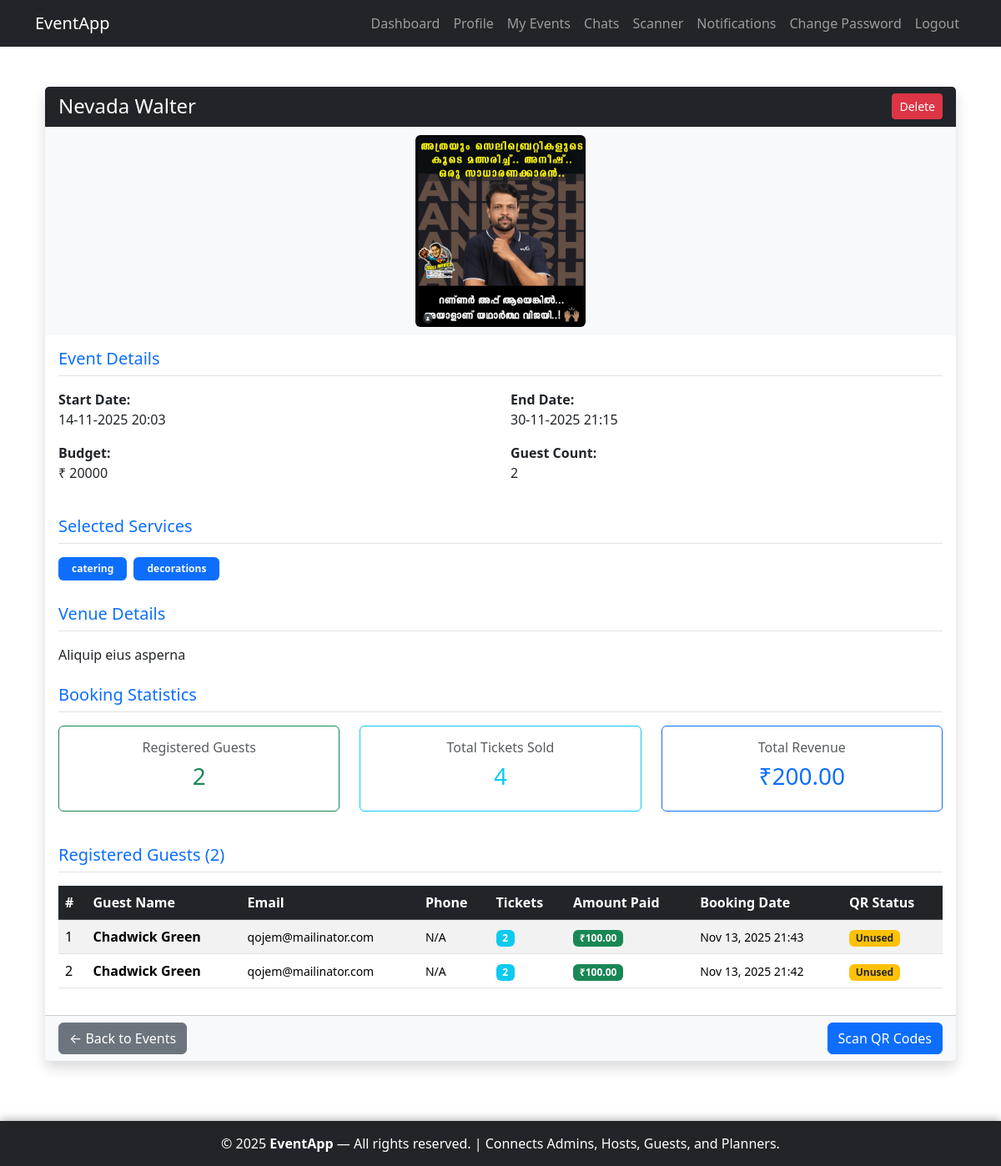
Page /host/events/5/ (signed in) on the committed database.
### host/models.py (models this page shows, shortened)
class Event(models.Model):
    NEEDS_CHOICES = [
        ('catering', 'Catering'),
        ('decorations', 'Decorations'),
        ('photography', 'Photography'),
        ('music', 'Music/DJ'),
        ('venue', 'Venue Setup'),
        ('other', 'Other'),
    ]
    host = models.ForeignKey(settings.AUTH_USER_MODEL, on_delete=models.CASCADE, related_name='events')
    name = models.CharField(max_length=255)
    start_date = models.DateTimeField()
    end_date = models.DateTimeField()
    budget = models.DecimalField(max_digits=10, decimal_places=2)
    guest_count = models.PositiveIntegerField()
    needs = models.CharField(max_length=255, blank=True)
    banner = models.ImageField(upload_to='events/', blank=True, null=True)
    venue_details = models.TextField(blank=True)
    created_at = models.DateTimeField(auto_now_add=True)
    updated_at = models.DateTimeField(auto_now=True)
    class Meta:
        ordering = ['-created_at']

### guest/models.py (models this page shows, shortened)
class Booking(models.Model):
    STATUS_CHOICES = [
        ('confirmed', 'Confirmed'),
        ('cancelled', 'Cancelled'),
    ]
    guest = models.ForeignKey(
        settings.AUTH_USER_MODEL,
        on_delete=models.CASCADE,
        related_name='bookings'
    )
    event = models.ForeignKey(
        'host.Event',
        on_delete=models.CASCADE,
        related_name='bookings'
    )
    booking_id = models.UUIDField(default=uuid.uuid4, editable=False, unique=True)
    ticket_quantity = models.PositiveIntegerField(default=1)
    total_amount = models.DecimalField(max_digits=10, decimal_places=2)
    status = models.CharField(max_length=10, choices=STATUS_CHOICES, default='pending')
    qrcode = models.ImageField(upload_to='qrcodes/', blank=True, null=True)
    created_at = models.DateTimeField(auto_now_add=True)
    is_used = models.BooleanField(default=False)
    scanned_at = models.DateTimeField(null=True, blank=True)
    class Meta:
        ordering = ['-created_at']

### accounts/models.py (models this page shows, shortened)
class CustomUser(AbstractUser):
    ROLE_CHOICES = [
        ('planner', 'Planner'),
        ('guest', 'Guest'),
        ('host', 'Host'),
    ]
    role = models.CharField(
        max_length=10, choices=ROLE_CHOICES, blank=True, null=True,
        help_text="User role (None for superusers/admins)"
    )
    full_name = models.CharField(max_length=255, blank=True)
    email = models.EmailField(unique=True, blank=False)  # Enforced required in forms
    mobile_number = models.CharField(max_length=10, blank=True)
    address = models.TextField(blank=True)
    profile_picture = models.ImageField(upload_to='profiles/', blank=True, null=True)
    is_approved = models.BooleanField(default=False, help_text="For planners/guests only")

### host/views.py (the view)
# urls.py: path('events/<int:pk>/', views.EventDetailView.as_view(), name='event_detail'),
class EventDetailView(LoginRequiredMixin, HostRequiredMixin, DetailView):
    model = Event
    template_name = 'host/event_details.html'
    def get_queryset(self):
        return Event.objects.filter(host=self.request.user)
    def get_context_data(self, **kwargs):
        context = super().get_context_data(**kwargs)
        needs = self.object.needs
        context["needs_list"] = needs.split(",") if needs else []
        bookings = Booking.objects.filter(
            event=self.object,
            status='confirmed'
        ).select_related('guest').order_by('-created_at')
        context['bookings'] = bookings
        context['total_registered'] = bookings.count()
        context['total_tickets_sold'] = sum(booking.ticket_quantity for booking in bookings)
        context['total_revenue'] = sum(booking.total_amount for booking in bookings)
        return context

### host/views.py (called while the page is built)
    def test_func(self):
        return self.request.user.is_authenticated and self.request.user.role == 'host'

### host/templates/host/event_details.html (shortened to what this page needs)
{% extends 'accounts/base.html' %}
{% load static %}
{% block content %}
<div class="container mt-4 mb-5">
    <div class="card shadow border-0">
        <div class="card-header bg-dark text-white d-flex justify-content-between align-items-center">
            <h4 class="mb-0">{{ object.name }}</h4>
            <div>
                <a href="{% url 'host:event_delete' object.id %}"
                   class="btn btn-sm btn-danger"
                   onclick="return confirm('Are you sure you want to delete this event?');">
                    Delete
                </a>
            </div>
        </div>
        {% if object.banner %}
            <div class="d-flex justify-content-center align-items-center bg-light" style="height:250px; overflow:hidden;">
                <img src="{{ object.banner.url }}" alt="{{ object.name }}"
                     class="img-fluid rounded"
                     style="max-height:230px; object-fit:cover;">
            </div>
        {% else %}
            <div class="bg-secondary text-white text-center py-5">
                <p class="mb-0">No banner uploaded for this event.</p>
            </div>
        {% endif %}
        <div class="card-body">
            <h5 class="card-title text-primary mb-3 border-bottom pb-2">Event Details</h5>
            <div class="row">
                <div class="col-md-6 mb-3">
                    <strong>Start Date:</strong>
                    <p class="mb-0">{{ object.start_date|date:"d-m-Y H:i" }}</p>
                </div>
                <div class="col-md-6 mb-3">
                    <strong>End Date:</strong>
                    <p class="mb-0">{{ object.end_date|date:"d-m-Y H:i" }}</p>
                </div>
                <div class="col-md-6 mb-3">
                    <strong>Budget:</strong>
                    <p class="mb-0">₹ {{ object.budget|floatformat:0 }}</p>
                </div>
                <div class="col-md-6 mb-3">
                    <strong>Guest Count:</strong>
                    <p class="mb-0">{{ object.guest_count }}</p>
                </div>
            </div>
            <h5 class="card-title text-primary mt-4 mb-3 border-bottom pb-2">Selected Services</h5>
            {% if needs_list %}
                <div class="mb-3">
                    {% for need in needs_list %}
                        <span class="badge bg-primary text-light mb-1 me-1 px-3 py-2">{{ need }}</span>
                    {% endfor %}
                </div>
            {% else %}
                <p class="text-muted">No services selected.</p>
            {% endif %}
            <h5 class="card-title text-primary mt-4 mb-3 border-bottom pb-2">Venue Details</h5>
            <p class="mb-0">{{ object.venue_details|linebreaks }}</p>
            <h5 class="card-title text-primary mt-4 mb-3 border-bottom pb-2">Booking Statistics</h5>
            <div class="row text-center">
                <div class="col-md-4 mb-3">
                    <div class="card border-success">
                        <div class="card-body">
                            <h6 class="text-muted">Registered Guests</h6>
                            <h3 class="text-success">{{ total_registered }}</h3>
                        </div>
                    </div>
                </div>
                <div class="col-md-4 mb-3">
                    <div class="card border-info">
                        <div class="card-body">
                            <h6 class="text-muted">Total Tickets Sold</h6>
                            <h3 class="text-info">{{ total_tickets_sold }}</h3>
                        </div>
                    </div>
                </div>
                <div class="col-md-4 mb-3">
                    <div class="card border-primary">
                        <div class="card-body">
                            <h6 class="text-muted">Total Revenue</h6>
                            <h3 class="text-primary">₹{{ total_revenue|floatformat:2 }}</h3>
                        </div>
                    </div>
                </div>
            </div>
            <h5 class="card-title text-primary mt-4 mb-3 border-bottom pb-2">
                Registered Guests ({{ total_registered }})
            </h5>
            {% if bookings %}
                <div class="table-responsive">
                    <table class="table table-hover table-striped align-middle">
                        <thead class="table-dark">
                            <tr>
                                <th>#</th>
                                <th>Guest Name</th>
                                <th>Email</th>
                                <th>Phone</th>
                                <th>Tickets</th>
                                <th>Amount Paid</th>
                                <th>Booking Date</th>
                                <th>QR Status</th>
                            </tr>
                        </thead>
                        <tbody>
                            {% for booking in bookings %}
                            <tr>
                                <td>{{ forloop.counter }}</td>
                                <td>
                                    <strong>{{ booking.guest.full_name }}</strong>
                                </td>
                                <td>
                                    <small>{{ booking.guest.email }}</small>
                                </td>
                                <td>
                                    <small>{{ booking.guest.mobilenumber|default:"N/A" }}</small>
                                </td>
                                <td>
                                    <span class="badge bg-info">{{ booking.ticket_quantity }}</span>
                                </td>
                                <td>
                                    <span class="badge bg-success">₹{{ booking.total_amount|floatformat:2 }}</span>
                                </td>
                                <td>
                                    <small>{{ booking.created_at|date:"M d, Y H:i" }}</small>
                                </td>
                                <td>
                                    {% if booking.is_used %}
                                        <span class="badge bg-secondary">
                                            <i class="bi bi-check-circle"></i> Used
                                        </span>
                                        <br>
                                        <small class="text-muted">{{ booking.scanned_at|date:"M d, H:i" }}</small>
                                    {% else %}
                                        <span class="badge bg-warning text-dark">
                                             Unused
                                        </span>
                                    {% endif %}
                                </td>
                            </tr>
                            {% endfor %}
                        </tbody>
                    </table>
                </div>
            {% else %}
                <div class="alert alert-info text-center">
                    <i class="bi bi-info-circle"></i> No guests have registered for this event yet.
                </div>
            {% endif %}
        </div>
        <div class="card-footer bg-light d-flex justify-content-between align-items-center">
            <a href="{% url 'host:event_list' %}" class="btn btn-secondary">
                ← Back to Events
            </a>
            <a href="{% url 'host:qr_scanner' %}" class="btn btn-primary">
                 Scan QR Codes
            </a>
        </div>
    </div>
</div>
{% endblock %}

### accounts/templates/accounts/base.html (style rules this page uses)
html, body { height: 100%; margin: 0; }
body { display: flex; flex-direction: column; min-height: 100vh; }

### rows in the picture
Event: name "Nevada Walter", banner (picture), start_date "14-11-2025 20:03", end_date "30-11-2025 21:15", budget "20000", guest_count "2", venue_details "Aliquip eius asperna"
Booking: guest.full_name "Chadwick Green", guest.email "qojem@mailinator.com", guest.mobilenumber "N/A", ticket_quantity "2", total_amount "100.00", created_at "Nov 13, 2025 21:43", is_used "Unused"
Booking: guest.full_name "Chadwick Green", guest.email "qojem@mailinator.com", guest.mobilenumber "N/A", ticket_quantity "2", total_amount "100.00", created_at "Nov 13, 2025 21:42", is_used "Unused"

### other values in the picture
{{ need }} "catering" "decorations"
{{ total_registered }} "2"
{{ total_tickets_sold }} "4"
{{ total_revenue|floatformat:2 }} "200.00"
